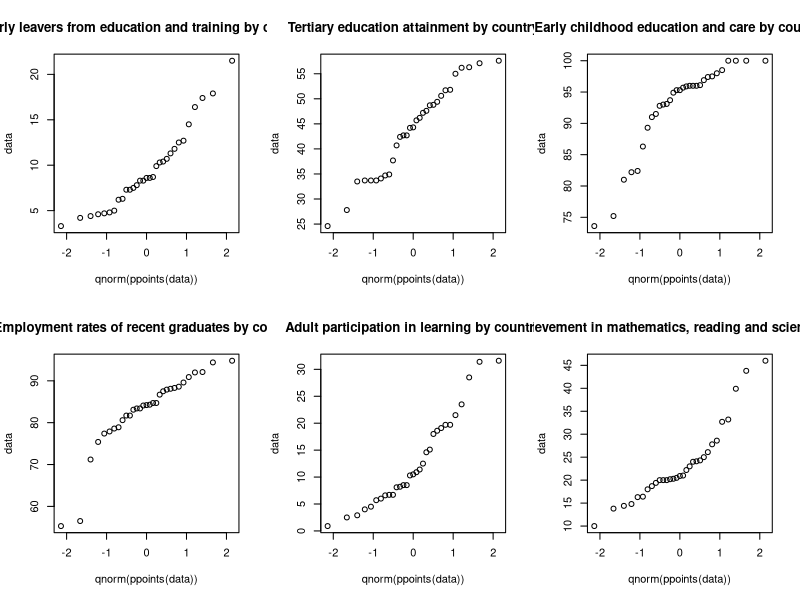
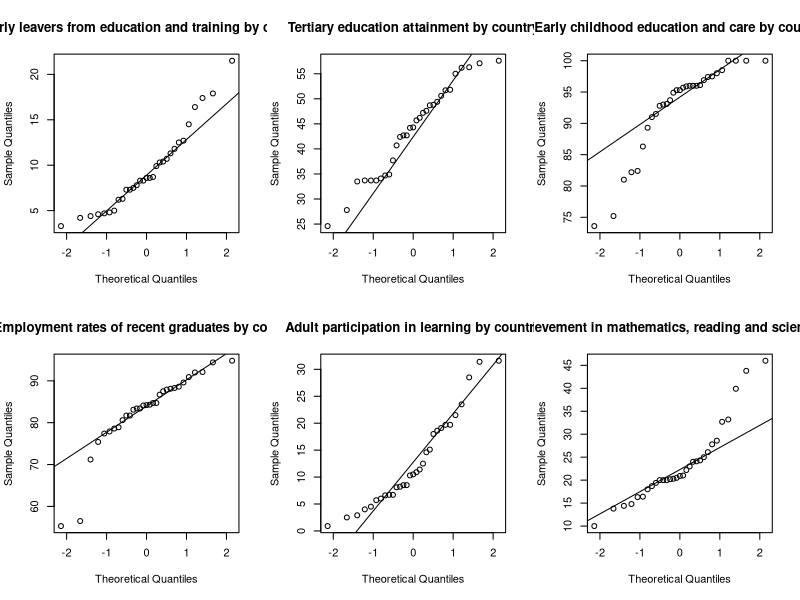
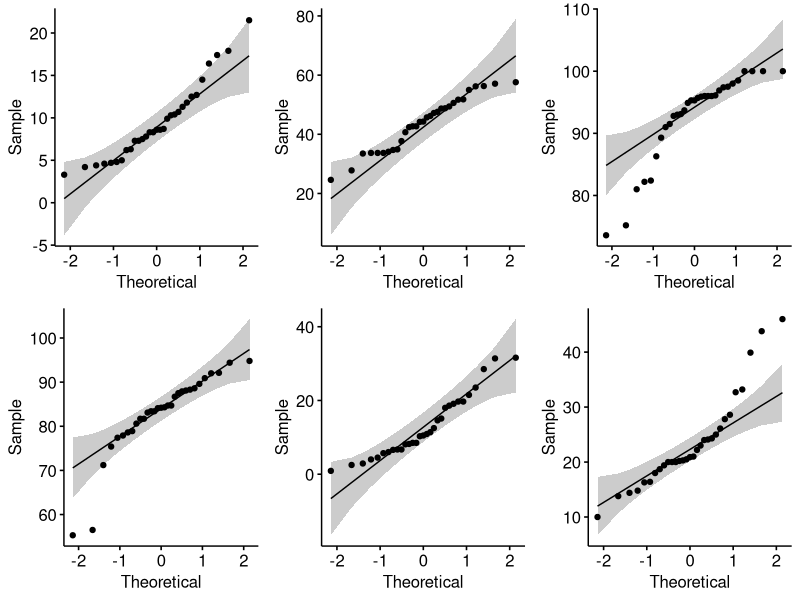
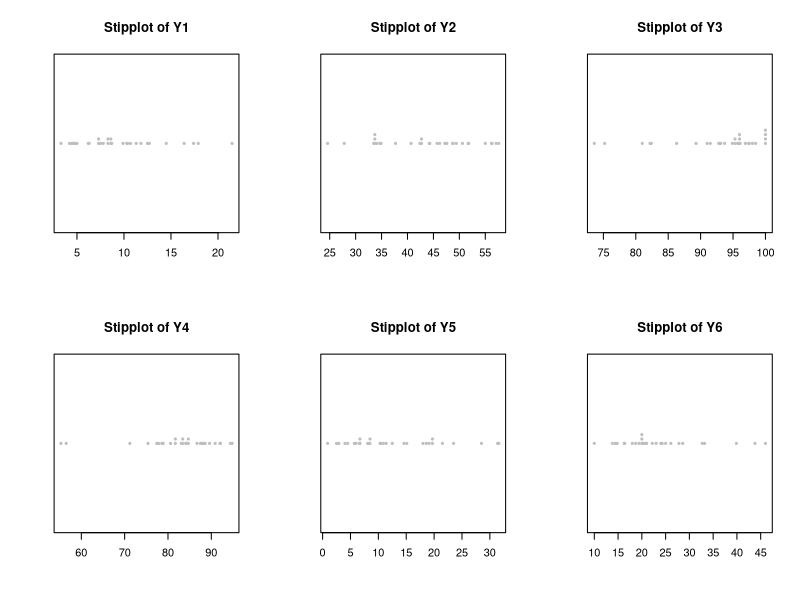

Reproduce these figures in R, in order.
install.packages("readxl")
install.packages("ggpubr")
library("readxl") # excelio skaitymui
library("ggpubr") # ggqqplot grafikui ir pan
library("gridExtra")

# Perskaitomas excel failas ir pakeičiamas į data frame (kad būtų patogiau brėžti grafikus)
# kolega ta pati padare su path= bet man errora
data <- read_excel(path = "data.xlsx", sheet = "2018")
data <- data.frame(data)


#-----qqplot

# Define a function to make QQ-plots
draw_qqplot <- function(data, title) {
  qqplot(qnorm(ppoints(data)), data, main = title)
}

# Create a 2 x 3 layout for the plots
par(mfrow = c(2, 3))

# Make QQ-plots for each variable
draw_qqplot(data$Y1, "Early leavers from education and training by country")
draw_qqplot(data$Y2, "Tertiary education attainment by country")
draw_qqplot(data$Y3, "Early childhood education and care by country")
draw_qqplot(data$Y4, "Employment rates of recent graduates by country")
draw_qqplot(data$Y5, "Adult participation in learning by country")
draw_qqplot(data$Y6, "Underachievement in mathematics, reading and science by country")


dev.off()


#-----qqnorm and qqline graphs
#* qqnorm - dots (that represents the quantiles of this data)
#* qqline - lines (represents theoretical normal distribution)

# Define a function to make QQ-plots
make_qqplot <- function(data, title) {
  qq <- qqnorm(data, main = title)
  qqline(data)
  labels <- round(data, digits = 2)
}

# Create a 2 x 3 layout for the plots Make QQ-plots for each variable
par(mfrow = c(2, 3))

make_qqplot(data$Y1, "Early leavers from education and training by country")
make_qqplot(data$Y2, "Tertiary education attainment by country")
make_qqplot(data$Y3, "Early childhood education and care by country")
make_qqplot(data$Y4, "Employment rates of recent graduates by country")
make_qqplot(data$Y5, "Adult participation in learning by country")
make_qqplot(data$Y6, "Underachievement in mathematics, reading and science by country")

#* lines represents theoretical normal distribution while dots represent the quantiles of this data.
#* "Adult participation in learning by country" is closest to normal distribution since all dots are
#* closest to a line (that represents theoretical normal distribution)
#* Others have several dots that are distanced from a line that indicates that dot as an extreme value.

dev.off()


#-----ggqqplots()
# I suggest using ggqqplot() from ggpubr library to see distribution more clearly:
# Everything should fall into grey zone

p1 <- ggqqplot(data$Y1)
p2 <- ggqqplot(data$Y2)
p3 <- ggqqplot(data$Y3)
p4 <- ggqqplot(data$Y4)
p5 <- ggqqplot(data$Y5)
p6 <- ggqqplot(data$Y6)

grid.arrange(p1, p2, p3, p4, p5, p6, nrow = 2, ncol = 3)

dev.off()


#------stripplot()
stipplot <- function(data, main = "") {
  stripchart(data, method = "stack", pch = 20, col = "gray", main = main)
}

# change method into "jitter" if you need to

par(mfrow = c(2, 3))
stipplot(data$Y1, main = "Stipplot of Y1")
stipplot(data$Y2, main = "Stipplot of Y2")
stipplot(data$Y3, main = "Stipplot of Y3")
stipplot(data$Y4, main = "Stipplot of Y4")
stipplot(data$Y5, main = "Stipplot of Y5")
stipplot(data$Y6, main = "Stipplot of Y6")
dev.off()
